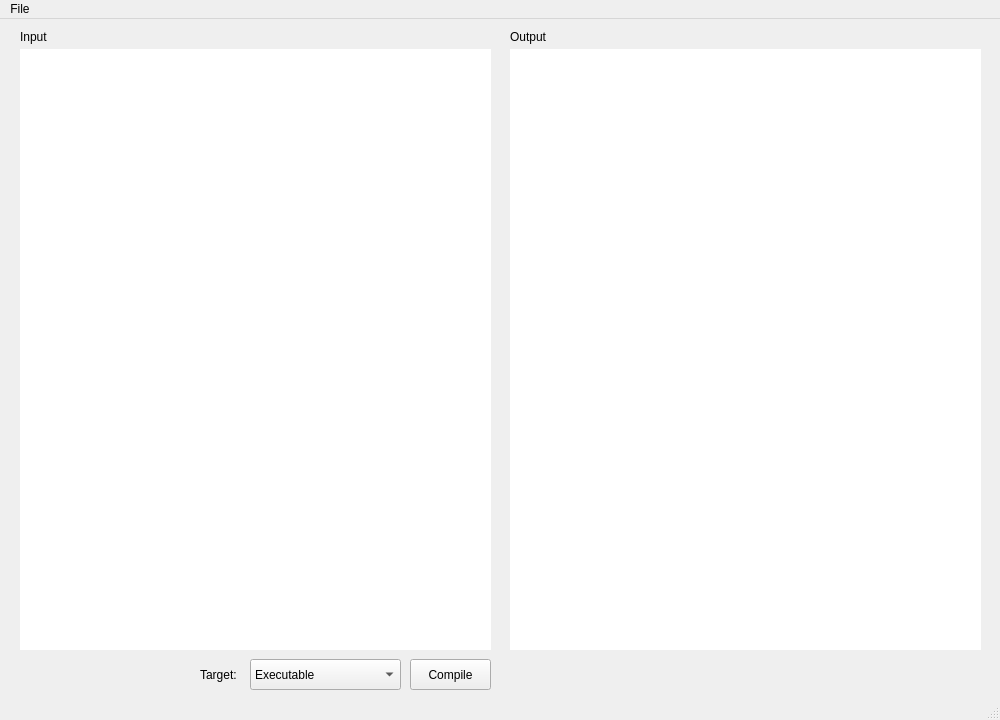
<?xml version="1.0" encoding="UTF-8"?>
<ui version="4.0">
 <class>psl</class>
 <widget class="QMainWindow" name="psl">
  <property name="geometry">
   <rect>
    <x>0</x>
    <y>0</y>
    <width>1000</width>
    <height>720</height>
   </rect>
  </property>
  <property name="minimumSize">
   <size>
    <width>1000</width>
    <height>720</height>
   </size>
  </property>
  <property name="maximumSize">
   <size>
    <width>1000</width>
    <height>763</height>
   </size>
  </property>
  <property name="windowTitle">
   <string>psl</string>
  </property>
  <widget class="QWidget" name="centralwidget">
   <property name="minimumSize">
    <size>
     <width>1000</width>
     <height>720</height>
    </size>
   </property>
   <property name="maximumSize">
    <size>
     <width>1000</width>
     <height>720</height>
    </size>
   </property>
   <widget class="QTextEdit" name="inputEdit">
    <property name="geometry">
     <rect>
      <x>20</x>
      <y>30</y>
      <width>471</width>
      <height>601</height>
     </rect>
    </property>
    <property name="font">
     <font>
      <pointsize>12</pointsize>
     </font>
    </property>
    <property name="styleSheet">
     <string notr="true">border-radius: 0px;</string>
    </property>
   </widget>
   <widget class="QTextEdit" name="outputEdit">
    <property name="geometry">
     <rect>
      <x>510</x>
      <y>30</y>
      <width>471</width>
      <height>601</height>
     </rect>
    </property>
    <property name="font">
     <font>
      <pointsize>12</pointsize>
     </font>
    </property>
    <property name="styleSheet">
     <string notr="true">border-radius: 0px;</string>
    </property>
   </widget>
   <widget class="QLabel" name="inputLabel">
    <property name="geometry">
     <rect>
      <x>20</x>
      <y>10</y>
      <width>49</width>
      <height>16</height>
     </rect>
    </property>
    <property name="text">
     <string>Input</string>
    </property>
   </widget>
   <widget class="QLabel" name="outputLabel">
    <property name="geometry">
     <rect>
      <x>510</x>
      <y>10</y>
      <width>49</width>
      <height>16</height>
     </rect>
    </property>
    <property name="text">
     <string>Output</string>
    </property>
   </widget>
   <widget class="QLabel" name="targetLabel">
    <property name="geometry">
     <rect>
      <x>200</x>
      <y>640</y>
      <width>41</width>
      <height>31</height>
     </rect>
    </property>
    <property name="text">
     <string>Target:</string>
    </property>
   </widget>
   <widget class="QPushButton" name="compileButton">
    <property name="geometry">
     <rect>
      <x>410</x>
      <y>640</y>
      <width>81</width>
      <height>31</height>
     </rect>
    </property>
    <property name="text">
     <string>Compile</string>
    </property>
   </widget>
   <widget class="QComboBox" name="targetBox">
    <property name="geometry">
     <rect>
      <x>250</x>
      <y>640</y>
      <width>151</width>
      <height>31</height>
     </rect>
    </property>
    <item>
     <property name="text">
      <string>Executable</string>
     </property>
    </item>
    <item>
     <property name="text">
      <string>C++</string>
     </property>
    </item>
    <item>
     <property name="text">
      <string>Assembly</string>
     </property>
    </item>
    <item>
     <property name="text">
      <string>Object</string>
     </property>
    </item>
   </widget>
  </widget>
  <widget class="QMenuBar" name="menubar">
   <property name="geometry">
    <rect>
     <x>0</x>
     <y>0</y>
     <width>1000</width>
     <height>22</height>
    </rect>
   </property>
   <widget class="QMenu" name="menuFile">
    <property name="title">
     <string>File</string>
    </property>
    <addaction name="actionNew"/>
    <addaction name="actionOpen"/>
    <addaction name="separator"/>
    <addaction name="actionSave"/>
    <addaction name="actionSaveAs"/>
    <addaction name="separator"/>
    <addaction name="actionExit"/>
   </widget>
   <addaction name="menuFile"/>
  </widget>
  <widget class="QStatusBar" name="statusbar"/>
  <action name="actionNew">
   <property name="text">
    <string>New</string>
   </property>
  </action>
  <action name="actionOpen">
   <property name="text">
    <string>Open</string>
   </property>
  </action>
  <action name="actionSave">
   <property name="text">
    <string>Save</string>
   </property>
  </action>
  <action name="actionSaveAs">
   <property name="text">
    <string>Save As</string>
   </property>
  </action>
  <action name="actionExit">
   <property name="text">
    <string>Exit</string>
   </property>
  </action>
 </widget>
 <resources/>
 <connections/>
</ui>
